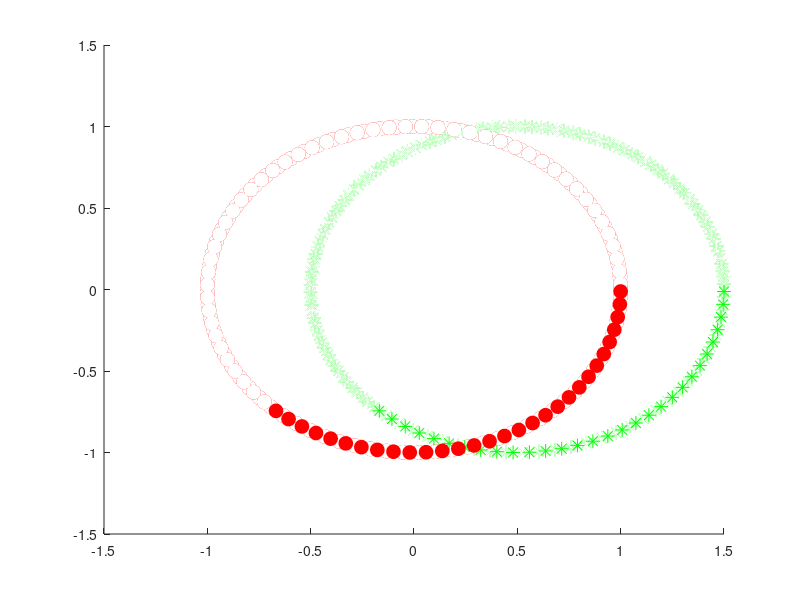

Write the MATLAB code that produced this figure.
filmdauer = 10;
umlaufdauer = 5;
schritte = 100;
schwanz = 30;
p = umlaufdauer / schritte;
t = 0 : 2*pi/schritte : filmdauer;
omega = 2* pi / umlaufdauer;
x = cos( omega * t);
y = sin( omega * t);

figure
axis([-1.5 1.5 -1.5 1.5]) 
hold on

for n = 1:length(t)
  plot(x(n), y(n), 'or', 'markersize', 10, "markerfacecolor", "r");
  plot(x(n) + .5, y(n), '*g', 'markersize', 10);
  if n-schwanz > 0
    plot(x(n-schwanz), y(n-schwanz), 'ow', 'markersize', 10, "markerfacecolor", "w");
    plot(x(n-schwanz) + .5, y(n-schwanz), '*w', 'markersize', 10);
  endif
  
  #  comet(x, y);
  pause(p);
end
